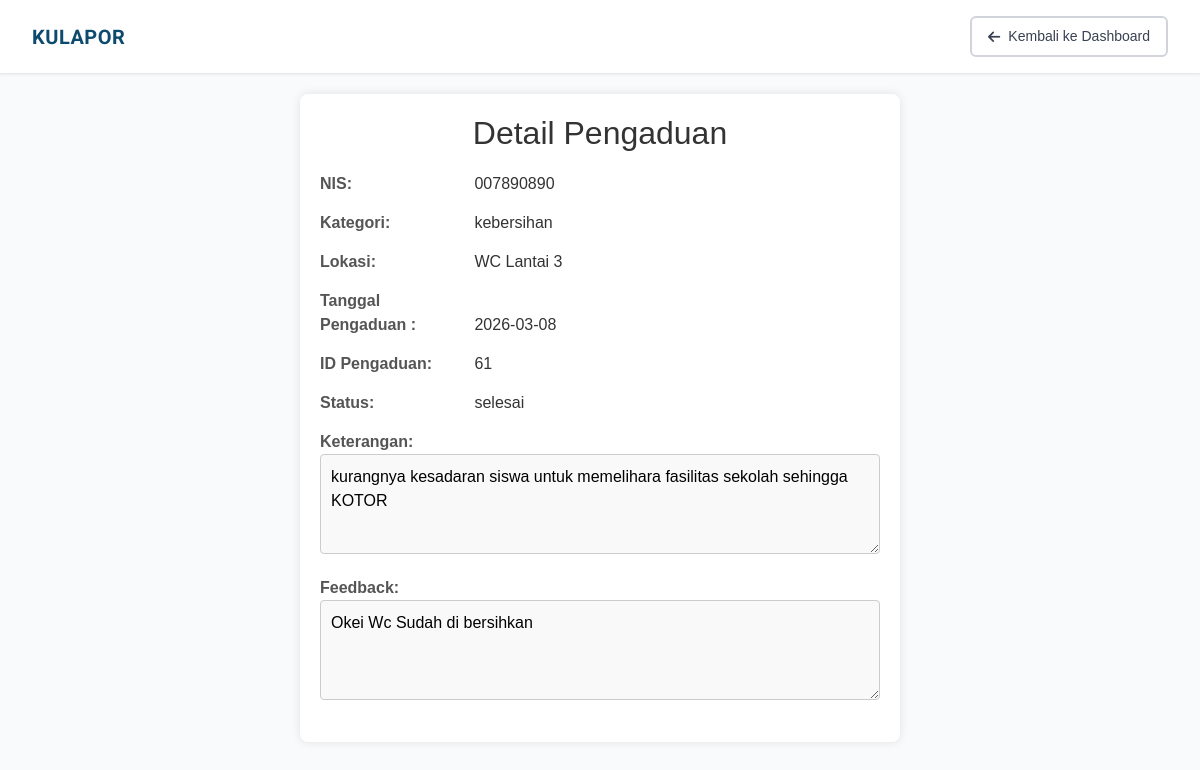
Screenshot of /views/admin/detail_pengaduan.php?id=61 (signed in) with the database file from the repository.
### tables this page shows
CREATE TABLE `input_aspirasi` (
  `id_pelapor` int NOT NULL,
  `nis` varchar(225) DEFAULT NULL,
  `id_kategori` int NOT NULL,
  `lokasi` varchar(225) NOT NULL,
  `ket` varchar(225) NOT NULL,
  `status` enum('menunggu','proses','selesai','ditolak') NOT NULL DEFAULT 'menunggu',
  `feedback` varchar(225) DEFAULT NULL,
  `tanggal` date NOT NULL
);

CREATE TABLE `kategori` (
  `id_kategori` int NOT NULL,
  `ket_kategori` varchar(225) NOT NULL
);

### views/admin/detail_pengaduan.php (the view, shortened to what this page needs)
<?php
            include '../../config/koneksi.php';
            $id = $_GET['id'];
            $query = mysqli_query($koneksi, "
                SELECT input_aspirasi.*, kategori.ket_kategori
                FROM input_aspirasi
                JOIN kategori
                ON input_aspirasi.id_kategori = kategori.id_kategori
                WHERE input_aspirasi.id_pelapor = '$id'
            ") or die(mysqli_error($koneksi));
            $row = mysqli_fetch_assoc($query);
?>
<!DOCTYPE html>
<html lang="id">
<head>
    <link rel="stylesheet" href="https://cdnjs.cloudflare.com/ajax/libs/font-awesome/6.4.0/css/all.min.css">
    <link href="https://cdn.jsdelivr.net/npm/bootstrap@5.0.2/dist/css/bootstrap.min.css" rel="stylesheet">
    <link rel="stylesheet" href="https://cdn.datatables.net/1.13.8/css/jquery.dataTables.min.css">
</head>
<body>
    <header class="header">
        <div class="header-container">
            <a href="#" class="brand">
                <span class="brand-text">KULAPOR</span>
            </a>
            <a href="data_pengaduan.php" class="btn-back">
                <i class="fas fa-arrow-left"></i>
                Kembali ke Dashboard
            </a>
        </div>
    </header>
    <div class="main">
        <div class="container">
            <h2>Detail Pengaduan</h2>
        <div class="detail-item">
            <span class="detail-label">NIS:</span>
            <span class="detail-value"><?= $row['nis']; ?></span>
        </div>
        <div class="detail-item">
            <span class="detail-label">Kategori:</span>
            <span class="detail-value"><?= $row['ket_kategori']; ?></span>
        </div>
        <div class="detail-item">
            <span class="detail-label">Lokasi:</span>
            <span class="detail-value"><?= $row['lokasi']; ?></span>
        </div>
        <div class="detail-item">
            <span class="detail-label">Tanggal Pengaduan :</span>
            <span class="detail-value"><?= $row['tanggal']; ?></span>
        </div>
        <div class="detail-item">
            <span class="detail-label">ID Pengaduan:</span>
            <span class="detail-value"><?= $row['id_pelapor']; ?></span>
        </div>
        <div class="detail-item">
            <span class="detail-label">Status:</span>
            <span class="detail-value"><?= $row['status']; ?></span>
        </div>
        <div class="detail-item keterangan">
            <span class="detail-label">Keterangan:</span>
            <textarea readonly><?= $row['ket']; ?></textarea>
        </div>
        <div class="detail-item feedback">
            <span class="detail-label">Feedback:</span>
            <textarea readonly><?= $row['feedback']?></textarea>
        </div>
        </div>
</div>
</body>
</html>

### views/admin/detail_pengaduan.php (style rules this page uses)
:root { --primary-blue: #0C4A6E; --secondary-blue: #0284C7; --accent-blue: #0EA5E9; --light-blue: #E0F2FE; --white: #FFFFFF; --gray-50: #F9FAFB; --gray-100: #F3F4F6; --gray-200: #E5E7EB; --gray-300: #D1D5DB; --gray-600: #4B5563; --gray-700: #374151; --gray-900: #111827; --success: #059669; --warning: #D97706; --danger: #DC2626; }
body { font-family: Arial, sans-serif; margin: 0; padding: 0; background-color: var(--gray-50); min-height: 100vh; }
.container { background-color:white ; padding: 20px; border-radius: 8px; box-shadow: 0 0 10px rgba(0, 0, 0, 0.1); width: 100%; max-width: 600px; }
.main { display: flex; justify-content: center; }
.header { background: var(--white); border-bottom: 1px solid var(--gray-200); padding: 0; position: sticky; top: 0; z-index: 100; box-shadow: 0 1px 3px rgba(0, 0, 0, 0.05); }
.header-container { max-width: 1400px; margin: 0 auto; padding: 16px 32px; display: flex; align-items: center; justify-content: space-between; }
.brand { display: flex; align-items: center; gap: 12px; text-decoration: none; }
.brand-text { font-family: 'Roboto', sans-serif; font-size: 20px; font-weight: 700; color: var(--primary-blue); letter-spacing: 0.5px; }
.btn-back { display: inline-flex; align-items: center; gap: 8px; padding: 8px 16px; font-size: 14px; font-weight: 500; border: 2px solid var(--gray-300); border-radius: 6px; background: var(--white); color: var(--gray-700); text-decoration: none; }
.main { margin-top: 20px; }
h2 { text-align: center; color: #333; margin-bottom: 20px; }
.detail-item { margin-bottom: 15px; }
.detail-label { font-weight: bold; color: #555; display: inline-block; width: 150px; }
.detail-value { color: #333; }
.keterangan, .feedback { margin-top: 10px; }
.keterangan textarea, .feedback textarea { width: 100%; padding: 10px; border: 1px solid #ccc; border-radius: 4px; box-sizing: border-box; resize: vertical; height: 100px; background-color: #f9f9f9; }

### rows the page displays
input_aspirasi: nis "007890890", id_kategori.ket_kategori "kebersihan", lokasi "WC Lantai 3", tanggal "2026-03-08", id_pelapor "61", status "selesai", ket "kurangnya kesadaran siswa untuk memelihara fasilitas sekolah sehingga KOTOR", feedback "Okei Wc Sudah di bersihkan"
